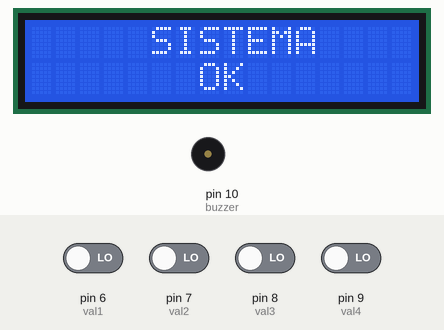
This sketch was run on a simulated Arduino Uno, built with avr-gcc and run on an emulated ATmega328P. Shown: 16×2 character LCD, buzzer (waves = sounding). Inputs (shaded band) come from the test bench; at power-on: pin 6 (val1), pin 7 (val2), pin 8 (val3), pin 9 (val4) LOW.

Above: at 1.2 s.
1.3 s: pin 6 (val1) driven HIGH
At 2.0 s:
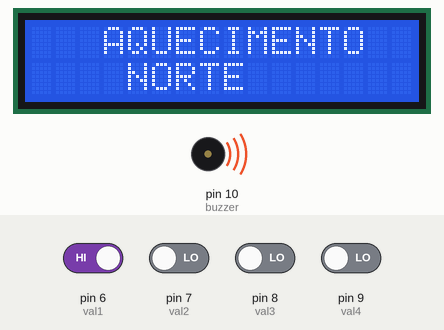
4.3 s: pin 7 (val2) driven HIGH
At 6.5 s:
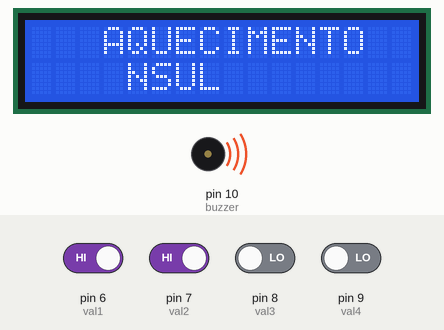
7.3 s: pin 8 (val3) driven HIGH
At 8.5 s:
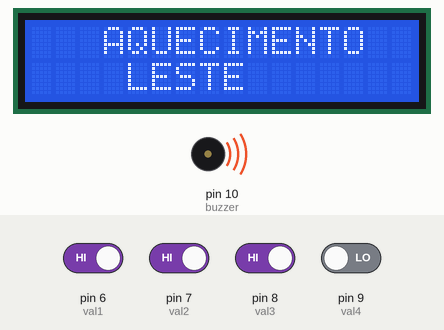
10.3 s: pin 7 (val2) driven LOW
13.3 s: pin 9 (val4) driven HIGH
At 15.0 s:
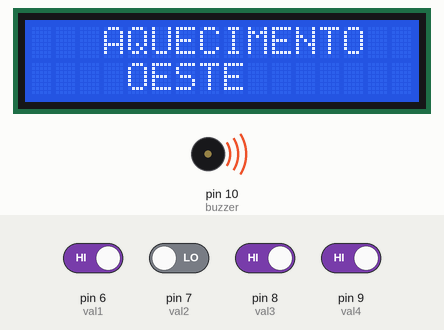
16.3 s: pin 6 (val1) driven LOW
Timing chart, 0 to 20.3 s (numbered marks = the images above; inputs shaded):
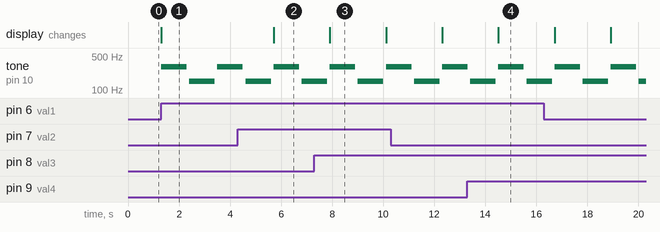

The sketch:

alarme_LCD.ino
```cpp
#include <Wire.h>
#include <LiquidCrystal.h>

const int rs = 12, en = 11, d4 = 5, d5 = 4, d6 = 3, d7 = 2;
LiquidCrystal lcd(rs, en, d4, d5, d6, d7);

const int buzzer = 10;

int val1=6;
int val2=7;
int val3=8;
int val4=9;

void setup() {
  lcd.begin(16, 2);
  lcd.setCursor(5,0);
  lcd.print("SISTEMA");
  lcd.setCursor(7,1);
  lcd.print("OK");
  pinMode(buzzer, OUTPUT);
}

void loop() {

  if (digitalRead(val1)== HIGH){

  lcd.setCursor(3,0);
  lcd.print("AQUECIMENTO");
  lcd.setCursor(4, 1);
  lcd.print("NORTE");

  tone(10, 300);
  delay(1000);
  noTone(10);
  delay(100);
  tone(10, 150);
  delay(1000);
  noTone(10);
  delay(100);
  }


  if (digitalRead(val2) == HIGH){

  lcd.setCursor(3,0);
  lcd.print("AQUECIMENTO");
  lcd.setCursor(5, 1);
  lcd.print("SUL ");

   tone(10, 300);
   delay(1000);
   noTone(10);
   delay(100);
   tone(10, 150);
   delay(1000);
   noTone(10);
   delay(100);
     }

    if (digitalRead(val3) == HIGH){

  lcd.setCursor(3,0);
  lcd.print("AQUECIMENTO");
  lcd.setCursor(4, 1);
  lcd.print("LESTE");
  tone(10, 300);
  delay(1000);
  noTone(10);
  delay(100);
  tone(10, 150);
  delay(1000);
  noTone(10);
  delay(100);
}
    if (digitalRead(val4) == HIGH){
  lcd.setCursor(3,0);
  lcd.print("AQUECIMENTO");
  lcd.setCursor(4, 1);
  lcd.print("OESTE");

  tone(10, 300);
  delay(1000);
  noTone(10);
  delay(100);
  tone(10, 150);
  delay(1000);
  noTone(10);
  delay(100);
  }
}  
```

Measured:
- after the input at 1.3 s, tone on pin 10 (buzzer): plays 300 Hz for 1.0 s, 150 Hz for 1.0 s, 300 Hz for 0.80 s, starting at once; the display: changes at once (image 1)
- after the input at 4.3 s, the display: changes after 1.4 s (image 2)
- after the input at 7.3 s, the display: changes after 0.61 s (image 3)
- after the input at 13.3 s, the display: changes after 1.2 s (image 4)
- what the display in image 3 shows lasts 2.2 s, from 7.9 s to 10.1 s
